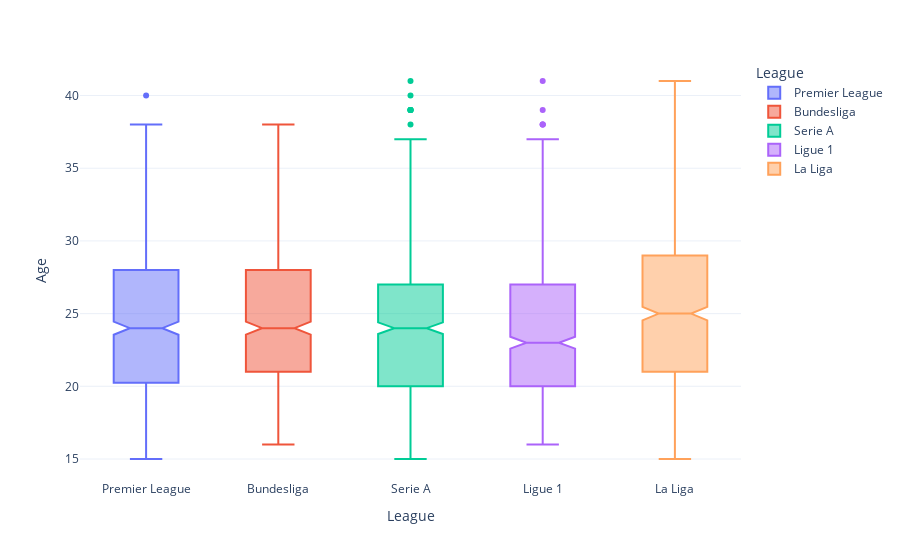

Notebook cell for this chart:
### Code cell
''' AVERAGE AGE BY LEAGUE '''

fig = px.box(ap, x="League", y="Age", color="League", notched=True, template="plotly_white")
fig.show()

### Figure 1 — Plotly figure (JSON) as saved in the notebook; plotly's stock layout.template omitted (floating-point values rounded to 4 significant figures; data arrays with more than 128 entries replaced by an {"elided": "..."} marker saying what was removed)
{"data": [{"alignmentgroup": "True", "hovertemplate": "League=%{x}<br>Age=%{y}<extra></extra>", "legendgroup": "Premier League", "marker": {"color": "#636efa"}, "name": "Premier League", "notched": true, "offsetgroup": "Premier League", "orientation": "v", "showlegend": true, "type": "box", "x": {"elided": "723 str values"}, "x0": " ", "xaxis": "x", "y": {"elided": "723 int values"}, "y0": " ", "yaxis": "y"}, {"alignmentgroup": "True", "hovertemplate": "League=%{x}<br>Age=%{y}<extra></extra>", "legendgroup": "Bundesliga", "marker": {"color": "#EF553B"}, "name": "Bundesliga", "notched": true, "offsetgroup": "Bundesliga", "orientation": "v", "showlegend": true, "type": "box", "x": {"elided": "599 str values"}, "x0": " ", "xaxis": "x", "y": {"elided": "599 int values"}, "y0": " ", "yaxis": "y"}, {"alignmentgroup": "True", "hovertemplate": "League=%{x}<br>Age=%{y}<extra></extra>", "legendgroup": "Serie A", "marker": {"color": "#00cc96"}, "name": "Serie A", "notched": true, "offsetgroup": "Serie A", "orientation": "v", "showlegend": true, "type": "box", "x": {"elided": "761 str values"}, "x0": " ", "xaxis": "x", "y": {"elided": "761 int values"}, "y0": " ", "yaxis": "y"}, {"alignmentgroup": "True", "hovertemplate": "League=%{x}<br>Age=%{y}<extra></extra>", "legendgroup": "Ligue 1", "marker": {"color": "#ab63fa"}, "name": "Ligue 1", "notched": true, "offsetgroup": "Ligue 1", "orientation": "v", "showlegend": true, "type": "box", "x": {"elided": "716 str values"}, "x0": " ", "xaxis": "x", "y": {"elided": "716 int values"}, "y0": " ", "yaxis": "y"}, {"alignmentgroup": "True", "hovertemplate": "League=%{x}<br>Age=%{y}<extra></extra>", "legendgroup": "La Liga", "marker": {"color": "#FFA15A"}, "name": "La Liga", "notched": true, "offsetgroup": "La Liga", "orientation": "v", "showlegend": true, "type": "box", "x": {"elided": "728 str values"}, "x0": " ", "xaxis": "x", "y": {"elided": "728 int values"}, "y0": " ", "yaxis": "y"}], "layout": {"autosize": true, "boxmode": "overlay", "legend": {"title": {"text": "League"}, "tracegroupgap": 0}, "margin": {"t": 60}, "xaxis": {"anchor": "y", "autorange": true, "categoryarray": ["Premier League", "Bundesliga", "Serie A", "Ligue 1", "La Liga"], "categoryorder": "array", "domain": [0, 1], "range": [-0.5, 4.5], "title": {"text": "League"}, "type": "category"}, "yaxis": {"anchor": "x", "autorange": true, "domain": [0, 1], "range": [13.56, 42.44], "title": {"text": "Age"}, "type": "linear"}}}
